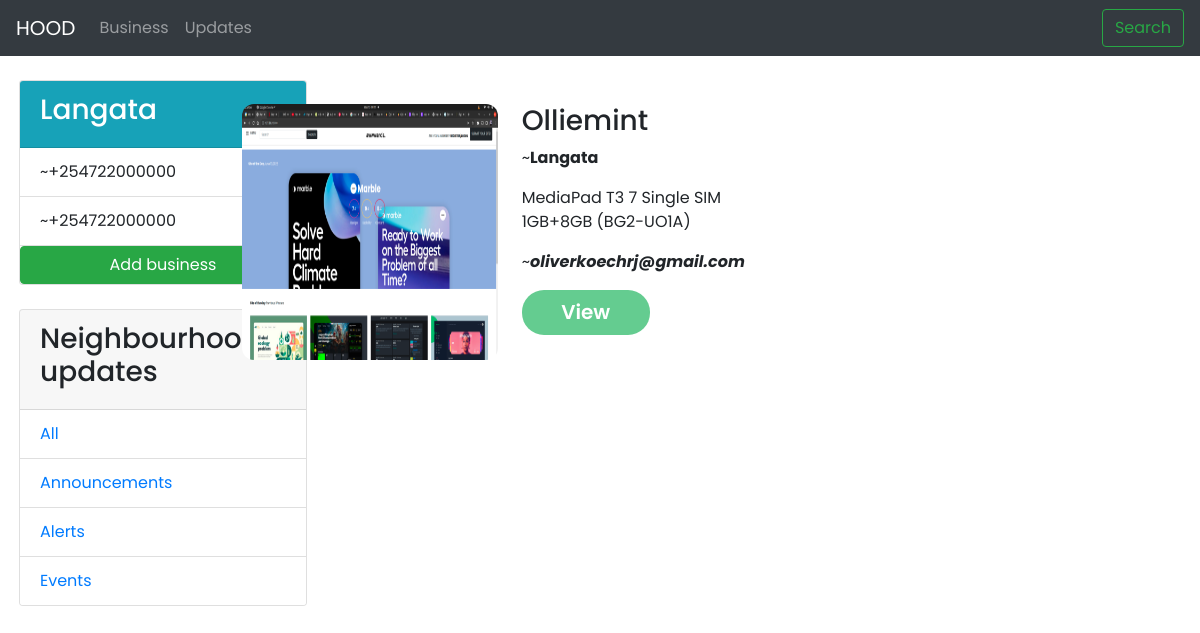
The app's page /business/ (signed in) with its own data.
### hoodapp/models.py (models this page shows, shortened)
class Neighbourhood(models.Model):
    name = models.CharField(max_length=255)
    location = models.ForeignKey(Location,on_delete=models.CASCADE)
    occupants_count = models.IntegerField(default=0,blank=True,null=True)
    police_num = models.CharField(max_length=255,null=True,blank=True)
    hospital_num = models.CharField(max_length=255,null=True,blank=True)
    def __str__(self):
        return self.name

class Category(models.Model):
    category_name = models.CharField(max_length=80,null=False,blank=False)

class Business(models.Model):
    name = models.CharField(max_length=255)
    email_address = models.EmailField(max_length=255)
    neighbourhood = models.ForeignKey(Neighbourhood,on_delete=models.CASCADE)
    author = models.ForeignKey(User, on_delete=models.CASCADE)
    description = models.TextField(max_length=1000)
    image = models.ImageField(default='business.jpg',upload_to='bizimages', blank=True)
    posted = models.DateTimeField(auto_now_add=True, blank=True)

### hoodapp/views.py (the view, shortened to what this page needs)
# urls.py: path('business/',views.Business_view,name='business'),
@login_required(login_url='hood:login')
def Business_view(request):
    if request.user.profile.neighbourhood is None:
        messages.success(request, 'Please fillout you Neighbourhood')
        return redirect('hood:profile')
    else:
        business = Business.objects.filter(
            neighbourhood=request.user.profile.neighbourhood)
    neibdetails = Neighbourhood.objects.get(
            name=request.user.profile.neighbourhood)
    category = Category.objects.all()
    context = {
        'business': business,
        'category': category,
        'neibdetails': neibdetails,
    }
    return render(request, 'hood/business.html',context)

### hoodapp/templates/hood/business.html (shortened to what this page needs)
{% extends 'hood/layout.html' %}
{% block content%}
<div class="container-fluid">
  <div class="row px-1 py-4">
    <div class="col-md-2">
      <div class="card" style="width: 18rem;">
        <div class="card-header bg-info">
          <h3 class="text-white w-bold">{{neibdetails.name}}</h3>
        </div>
        <ul class="list-group list-group-flush">
          <li class="list-group-item">~{{neibdetails.hospital_num}}</li>
          <li class="list-group-item">~{{neibdetails.police_num}}</li>
        </ul>
        <a class="btn btn-success btn-block btn-md " href="" data-bs-toggle="modal" data-bs-target="#biz">Add business</a>
      </div>
        <div class="py-4">
        <div class="card" style="width: 18rem;">
          <div class="card-header">
          <h3>Neighbourhood updates</h3>
          </div>
          <ul class="list-group list-group-flush " id="ul">
            <li class="list-group-item">
                <a href="{% url 'hood:updates' %}" id="links">All</a>
            </li>
            {% for category in category %}
            <li class="list-group-item">
                <a href="">{{category.category_name}}</a>
            </li>
            {% endfor %}
          </ul>
        </div>
      </div>
     </div>
     <div class="col-md-10">
      <div class="row px-4">
        {% for business in business %}
        <div class="col-md-6 d-flex py-4">
          <div class="imgsec">
            <img src="{{business.image.url}}" alt="" srcset="">
          </div>
          <div class="desc px-4">
            <h3>{{business.name}}</h3>
            <p>~<strong>{{business.neighbourhood}}</strong></p>
            <p>{{business.description}}</p>
            <p>~<strong style="font-style: italic;">{{business.email_address}}</strong></p>
            <a href="">
              <button class="btn1" type="submit">View</button>
            </a>
          </div>
        </div>
        {% empty %}
        <div>
          <h3>no businesses posted yet</h3>
        </div>
        {% endfor %}
      </div>
     </div>
  </div>
</div>
{% endblock  %}

### hoodapp/static/hoodcss/style.css (style rules this page uses)
* { margin: 0; padding: 0; box-sizing: border-box; font-family: 'Poppins', sans-serif; }
.imgsec img { width: 16rem; height: 16rem; border-radius: 12px 12px 12px 12px; }
.btn1 { background-color: #64CC90; color: #ffffff; width: 8rem; height: 45px; border: #64CC90; border-radius: 22px 22px 22px 22px; font-size: 20px; font-weight: 600; }

### records on screen
Neighbourhood: name "Langata", hospital_num "+254722000000", police_num "+254722000000"
Category: category_name "Announcements"
Category: category_name "Alerts"
Category: category_name "Events"
Business: image (picture), name "Olliemint", neighbourhood "Langata", description "MediaPad T3 7 Single SIM 1GB+8GB (BG2-UO1A)", email_address "oliverkoechrj@gmail.com"
